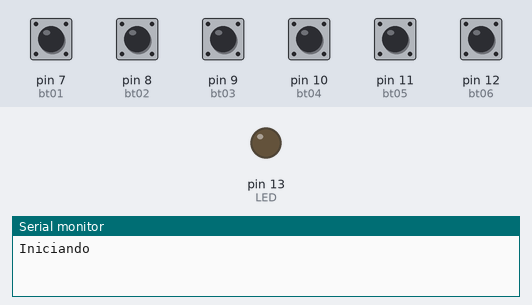
The sketch below on a simulated Arduino Leonardo, built with avr-gcc and run on an emulated ATmega32U4. Parts: output pins drawn as LEDs (lit = HIGH), the last lines printed to the serial monitor. Inputs (shaded band) come from the test bench; at power-on: pin 7 (bt01), pin 8 (bt02), pin 9 (bt03), pin 10 (bt04), pin 11 (bt05), pin 12 (bt06) HIGH. USB keyboard and mouse output is not drawn.

Above: at 1.2 s.
1.3 s: pin 7 (bt01) pulled LOW for 0.15 s
At 1.38 s:
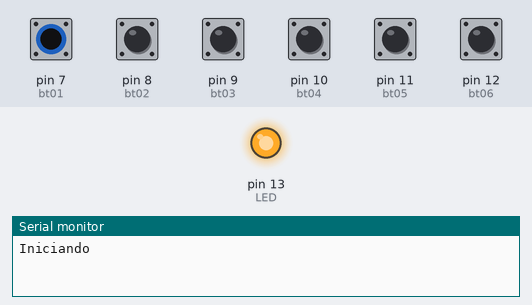
2.9 s: pin 12 (bt06) pulled LOW for 0.15 s
At 4.3 s:
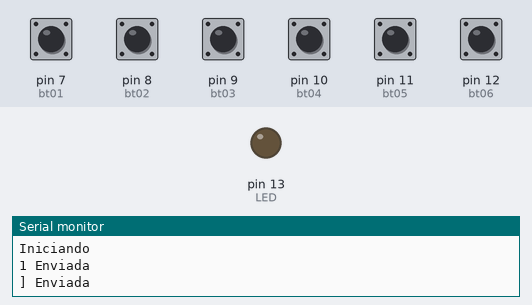
Timing chart, 0 to 5.9 s (numbered marks = the images above; inputs shaded):
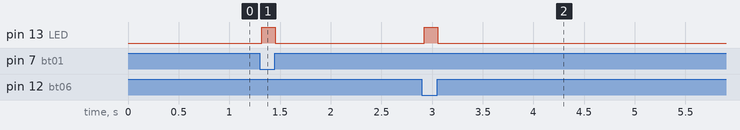

The sketch:

Leonardo_Teclado_OBS_Atalhos_v1.ino
```cpp
/* *************************
 *  Projeto Bacana - 09/2021
 *  www.projetobacana.com.br
 *  Júlio Vansan Gonçalves
 *
 *  https://www.arduino.cc/reference/en/language/functions/usb/keyboard/
 *
 *  ************************
 */

#include "Keyboard.h"

const int LED=13;

const int bt01=7;
const int bt02=8;
const int bt03=9;
const int bt04=10;
const int bt05=11;
const int bt06=12;


void setup() {
  Serial.begin(9600); // Habilita a comunicação serial
  pinMode(LED,OUTPUT);
  pinMode(bt01,INPUT_PULLUP);
  pinMode(bt02,INPUT_PULLUP);
  pinMode(bt03,INPUT_PULLUP);
  pinMode(bt04,INPUT_PULLUP);
  pinMode(bt05,INPUT_PULLUP);
  pinMode(bt06,INPUT_PULLUP);


  Keyboard.begin();
Serial.println("Iniciando");
}

void loop() {
   if (digitalRead(bt01) == LOW) {
      enviaMacro('1',bt01);
    }//Botão 1
   if (digitalRead(bt02) == LOW) {
    enviaMacro('2',bt02);
  }//Botão 2
   if (digitalRead(bt03) == LOW) {
    enviaMacro('3',bt03);
  }//Botão 3
  if (digitalRead(bt04) == LOW) {
    enviaMacro('4',bt04);
  }//Botão 4
  if (digitalRead(bt05) == LOW) {
    enviaMacro('5',bt05);
  }//Botão 5


 if (digitalRead(bt06) == LOW) {
    enviaMacro(']',bt06);
  }//Botão 6

  delay(30);

}//loop

void enviaMacro(char teclaFuncao, int porta){
    digitalWrite(LED,HIGH);
    Keyboard.press(KEY_LEFT_CTRL);
    Keyboard.press(KEY_LEFT_SHIFT);
    Keyboard.press(teclaFuncao);
    delay(100);
    Keyboard.releaseAll();
    Serial.print(teclaFuncao);
    Serial.println(" Enviada");
    while(digitalRead(porta) == LOW) {
      delay(30);
    }
    digitalWrite(LED,LOW);
}//enviaMacro
```

Measured:
- after the input at 1.3 s, pin 13 (LED): LOW → HIGH at once, → LOW 0.13 s later
- after the input at 2.9 s, pin 13 (LED): LOW → HIGH at once, → LOW 0.13 s later
